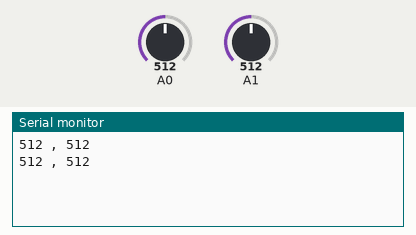
Recording of a sketch running on a simulated Arduino Uno, built with avr-gcc and run on an emulated ATmega328P. On the bench: the last lines printed to the serial monitor. Inputs (shaded band) come from the test bench; at power-on: A0 = 512, A1 = 512.

Above: at 1.8 s.
1.9 s: A0 set to 716
At 2.8 s:
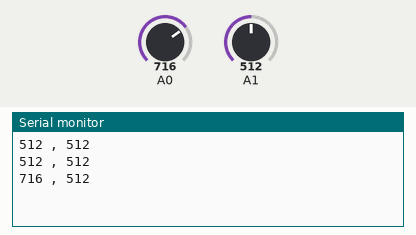
3.4 s: A1 set to 716
At 4.7 s:
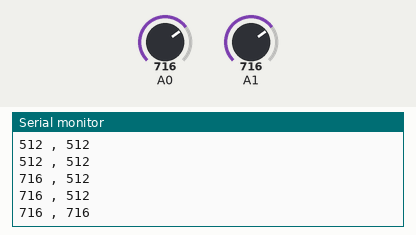
4.9 s: A0 set to 900
At 5.6 s:
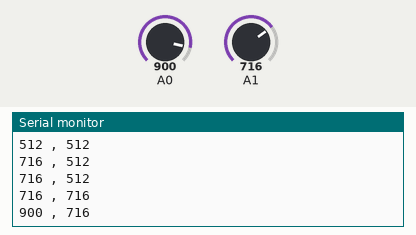
6.4 s: A1 set to 900
At 7.8 s:
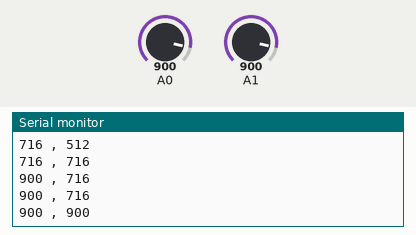
Timing chart, 0 to 8.9 s (numbered marks = the images above; inputs shaded):
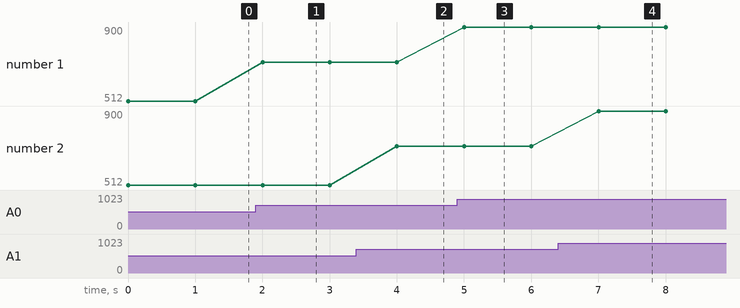

The sketch:

Lab10_Arduino.ino
```cpp
int analogVal1 = 0;
int analogVal2 = 0;
void setup() {
  Serial.begin(9600);

}

void loop() {
  analogVal1 = analogRead(A0);
  analogVal2 = analogRead(A1);
  Serial.print(analogVal1);
  Serial.print(" , ");
  Serial.println(analogVal2);
  delay(1000);
}
```

Measured:
- after the input at 1.9 s, the serial monitor: prints a new line after 0.10 s (image 1)
- after the input at 3.4 s, the serial monitor: prints a new line after 0.60 s (image 2)
- after the input at 4.9 s, the serial monitor: prints a new line after 0.10 s (image 3)
- after the input at 6.4 s, the serial monitor: prints a new line after 0.60 s (image 4)
- plotted number 1: 512 → 716 after the input at 1.9 s, 716 → 900 after the input at 4.9 s
